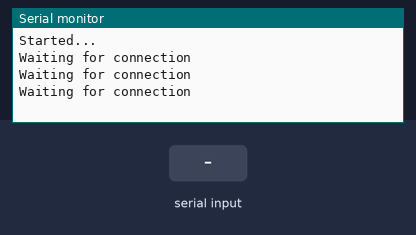
This sketch was run on a simulated ESP8266 (NodeMCU). Shown: the last lines printed to the serial monitor. Inputs (shaded band) come from the test bench. WiFi joins after 1.5 s; servers stay silent unless stated; uploads are accepted with an empty reply.

Above: at 2.7 s.
2.8 s: "arr" received over the second serial link
At 4.5 s:
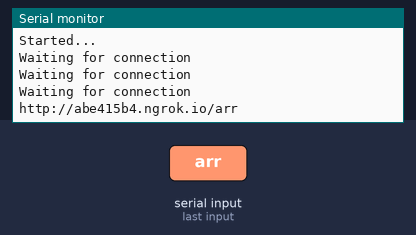
5.3 s: "1" received over the second serial link
At 7.6 s:
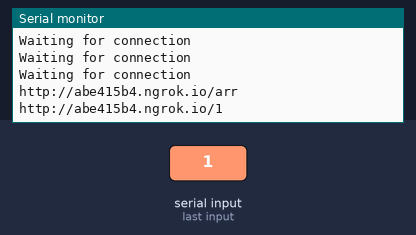

The sketch:

final2.ino
```cpp
static const uint8_t D2   = 4;
static const uint8_t D3   = 0;
static const uint8_t D4   = 2;
static const uint8_t D5   = 14;
static const uint8_t D6   = 12;
//String data;
String data;
String DATA;
String z ;
double x1;
double x2;
double x4;
String x3 = "/" ;
String y = "http://abe415b4.ngrok.io/";


#include <SoftwareSerial.h>
#include <ESP8266HTTPClient.h>
#include <ESP8266WiFi.h>


SoftwareSerial btSerial(D2, D3); // Rx,Tx
//SoftwareSerial btSerial(D5, D6); // Rx,Tx

void setup() {
  Serial.begin(115200);                                  //Serial connection
  btSerial.begin(9600);     // bluetooth module baudrate
  pinMode(D4, OUTPUT);
  Serial.println("Started...");
  WiFi.begin("mostafa", "mostafa11");   //WiFi connection

  while (WiFi.status() != WL_CONNECTED) {  //Wait for the WiFI connection completion

    delay(500);
    Serial.println("Waiting for connection");


  }

}

void loop() {
  if (btSerial.available() > 0  ) {    // check if bluetooth module sends some data to esp8266
      data = btSerial.readString();  // read the data from HC-0

          HTTPClient http;    //Declare object of class HTTPClient
      z = y + data;
      http.begin(z);
       Serial.println (z);
      // Serial.println (data);
      // Serial.println (data[1]);

      btSerial.write("ZFTTTTTTTTTTTTTTTTTTTT");
      http.addHeader("Content-Type", "text/plain");  //Specify conte nt-type header
      int httpCode = http.POST("Message from ESP8266");   //Send the request

     String payload = http.getString();                //Get the response payload
      Serial.println(payload);    //Print request response payload
      if (payload == "arr"){
   Serial.println(httpCode);   //Print HTTP return code
   btSerial.write("arr");}
   http.end();
   delay (100);
    }

   /* switch (data)
    {
      case 'B':         // if receive data is 'B'
        //ledB = "blink";   // write the string
      digitalWrite(D4, HIGH);
      delay(100);
      digitalWrite(D4, LOW);
      delay(100);
      digitalWrite(D4, HIGH);
      delay(100);
      digitalWrite(D4, LOW);
        break;
      case 'S':              // if receive data is 'S'
        //ledB = "stop";
      digitalWrite(D4, LOW);
      Serial.println("sdas");
        break;
      default:
        break;
    }*/

}
```

Measured:
- after the input at 2.8 s, the serial monitor: prints a new line after 1.0 s (image 1)
- after the input at 5.3 s, the serial monitor: prints a new line after 1.0 s (image 2)
